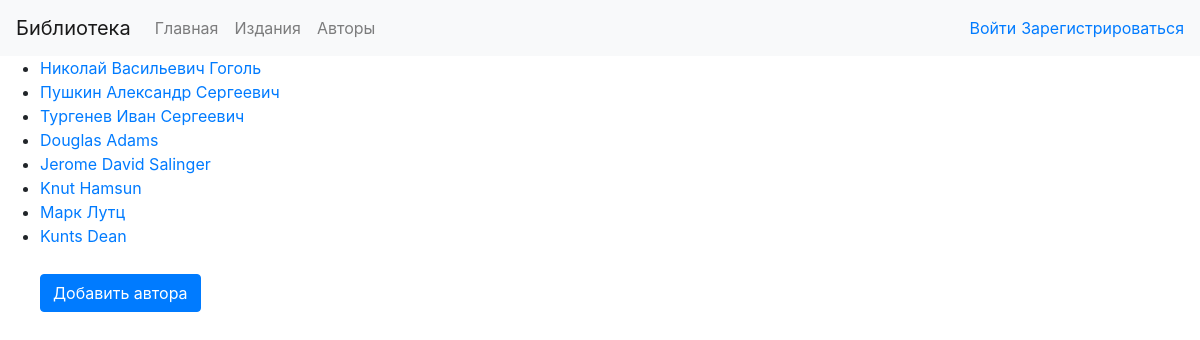
Screenshot of /authors/ with the database file from the repository.
### p_libruary/models.py (models this page shows, shortened)
class Author(models.Model):
    full_name = models.TextField()
    birth_year = models.SmallIntegerField()
    country = models.CharField(max_length=2)

### p_libruary/views.py (the view)
# urls.py: path('authors/', AuthorList.as_view(), name='authors_list'),
class AuthorList(ListView):
    model = Author
    template_name = 'authors_list.html'

### p_libruary/templates/authors_list.html (shortened to what this page needs)
{% extends 'base.html' %}
{% block head %}
    <head>
    </head>
{% endblock %}
{% block content %}
	<ul>
		{% for author in object_list %}
		    <li><a href="{{ animal.id }}">{{ author.full_name }}</a></li>
		{% endfor %}
	</ul>
	<a href='create/' style='margin: 10px 0px 0px 40px' class="btn btn-primary">Добавить автора</a>
{% endblock %}

### rows the page displays
Author: full_name "Николай Васильевич Гоголь"
Author: full_name "Пушкин Александр Сергеевич"
Author: full_name "Тургенев Иван Сергеевич"
Author: full_name "Douglas Adams"
Author: full_name "Jerome David Salinger"
Author: full_name "Knut Hamsun"
Author: full_name "Марк Лутц"
Author: full_name "Kunts Dean"
